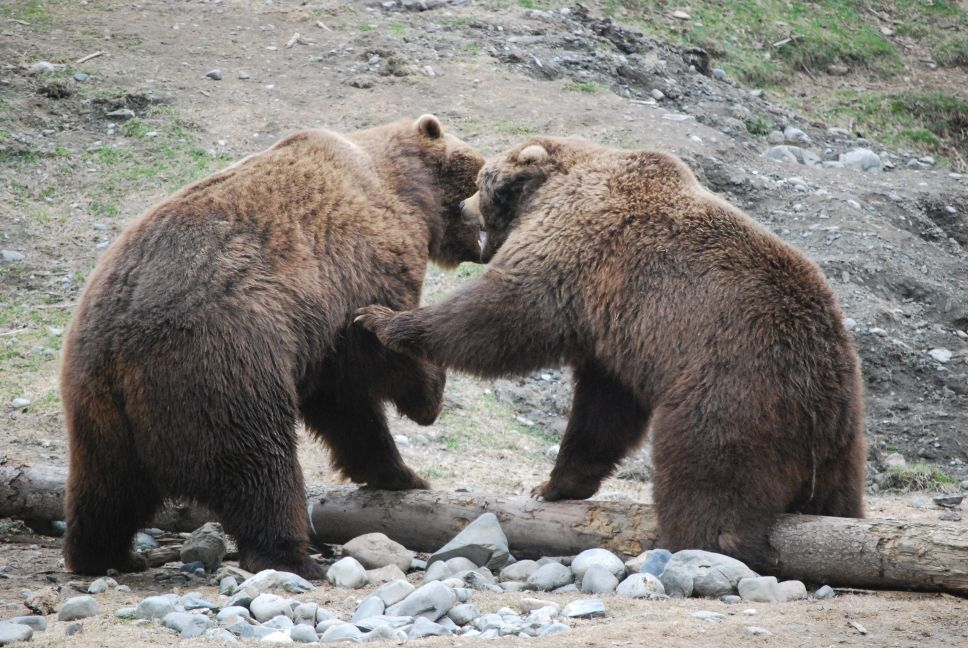
//> input picture computer_vision_cv4_tested/capture-transformer/Grizzly-small.jpg, 968 x 648 px, given in place of the camera
$ ./motion_detector   (built with g++ and OpenCV 4)
//> lines starting //> are read from the running program, lines starting //| are printed output that depends on the picture
#include <iostream>
#include <fstream>

#include "opencv2/opencv.hpp"
#include "opencv2/highgui/highgui.hpp"
#include <ctime>
#include <time.h>
#include <dirent.h>
#include <sstream>
#include <dirent.h>
#include <sys/types.h>
#include <sys/stat.h>

using namespace std;
using namespace cv;

#define WINDOW_NAME "Motion Detector"

#define DEVICE_ID 0

//#define SHOW_DIFF

#define DELAY_IN_MSEC (15)

#define DIRECTORY_DETECT ("/tmp/")
#define DIRECTORY_COLLECT ("/tmp/")
#define FILE_FORMAT ("%d%h%Y_%H%M%S") // 1Jan1970/1Jan1970_12153
#define EXTENSION (".png") // extension of the images

#define MAX_THRESHOLD 255
#define MAX_DEVIATION 255 // Maximum allowable deviation of a pixel to count as "changed"

int currentThreshold = 5;
int currentDeviation = 3;
int currentMotionTrigger = 10;

#define CAM_WIDTH_OFFSET 0

bool running = true;

typedef struct {
  bool isMotion;
  Scalar mean;
  Scalar stddev;
  int numberOfChanges;
} MotionDetectData_t;

// Check if the directory exists, if not create it
// This function will create a new directory if the image is the first
// image taken for a specific day
inline void directoryExistsOrCreate(const char* pzPath) {
  DIR *pDir;
  if ( pzPath == NULL || (pDir = opendir (pzPath)) == NULL) { // directory doesn't exists -> create it
    mkdir(pzPath, 0777);
  } else if (pDir != NULL) { // if directory exists we opened it and we have to close the directory again.
    (void) closedir (pDir);
  }
}


// When motion is detected we write the image to disk
//    - Check if the directory exists where the image will be stored.
//    - Build the directory and image names.
inline bool saveImg(Mat image, const string directory,
                    const string extension, const string fileFormat,
                    const int sequence, int traceOn)
{
  stringstream ss;
  time_t seconds;
  struct tm * timeinfo;
  char timeStr[80];
  time(&seconds);

  // Get the current time
  timeinfo = localtime(&seconds);

  // Create name for the date directory
  directoryExistsOrCreate(directory.c_str());

  // Create name for the image
  strftime(timeStr, 80, fileFormat.c_str(), timeinfo);

  ss.str("");
  ss << directory << timeStr << "_" << sequence << extension;

  if(traceOn)
      cout << "Saving Image: " << ss.str() << endl;

  return imwrite(ss.str().c_str(), image);
}

// Check if there is motion in the result matrix. Count the number of changes and return.
inline MotionDetectData_t detectMotion(const Mat &motion, int max_deviation, int triggerCount) {

  int rows = motion.rows;
  int cols = motion.cols;

  int min_x = motion.cols, max_x = 0;
  int min_y = motion.rows, max_y = 0;

  // calculate the standard deviation
  MotionDetectData_t data;
  data.mean = 0;
  data.stddev = 0;
  data.numberOfChanges = 0;
  data.isMotion = false;

  meanStdDev(motion, data.mean, data.stddev);
  // if not to much changes then the motion is real
  if (data.stddev[0] < max_deviation) {
    // loop over image and detect changes
    for (int j = 0; j < rows; j+=1) { // height
      for (int i = 0; i < cols; i+=1) { // width
        // check if at pixel (j,i) intensity is equal to 255 this means that the pixel is different in the sequence of images (prev_frame, current_frame, next_frame)
        if ((motion.at<int>(j,i)) == 255) data.numberOfChanges++;
      }
    }
  }
  data.isMotion = (data.numberOfChanges >= triggerCount);
  return data;
}


int main (int argc, char * const argv[])
{
  // Drawing variables for writing to the window
  stringstream drawnStringStream;
  Point textOrg(10, 10);

  // Bounding rectangle and contours to visually track target
  Rect boundingR;
  vector<vector<Point> > contours;

  // d1 and d2 for calculating the differences
  // result, the result of and operation, calculated on d1 and d2
  // number_of_changes, the amount of changes in the result matrix.
  // color, the color for drawing the rectangle when something has changed.
  Mat prevPrevFrame, prevFrame, currentFrame, result_saved, resultTracked, display, roi;
  Mat d1, d2, motion;
  MotionDetectData_t motionDetectData;
  int numberOfSequence = 0;
  unsigned int frameCnt = 0;

  // Erode kernel
  Mat kernel_ero = getStructuringElement(MORPH_RECT, Size(2, 2));

  // Set up camera
  VideoCapture camera(DEVICE_ID);

  if (camera.isOpened()) { // check if we succeeded
    cout << "Successfully opened Device ID " << DEVICE_ID << "!" << endl;
  } else {
    cout << "Failed to open Device ID " << DEVICE_ID << "!" << endl;
    exit(EXIT_SUCCESS);
  }

  // Set resolution
  camera.set(CAP_PROP_FRAME_WIDTH, 640);
  camera.set(CAP_PROP_FRAME_HEIGHT, 480);

  // Take image, initialize mats, and convert them to gray
  camera >> result_saved;
//> result_saved is the input picture: 648 rows x 968 cols, CV_8UC3; mean B, G, R 121.2, 125.7, 129
  prevPrevFrame = Mat::zeros(result_saved.size(), result_saved.type());
  prevFrame = Mat::zeros(result_saved.size(), result_saved.type());
  currentFrame = Mat::zeros(result_saved.size(), result_saved.type());
#ifdef SHOW_DIFF
  display = Mat::zeros(Size(result_saved.cols * 2, result_saved.rows * 2), result_saved.type());
#else
  display = Mat::zeros(Size(result_saved.cols * 2, result_saved.rows * 1), result_saved.type());
#endif

  result_saved.copyTo(prevFrame);
  result_saved.copyTo(currentFrame);

  cvtColor(prevFrame, prevFrame, COLOR_RGB2GRAY);
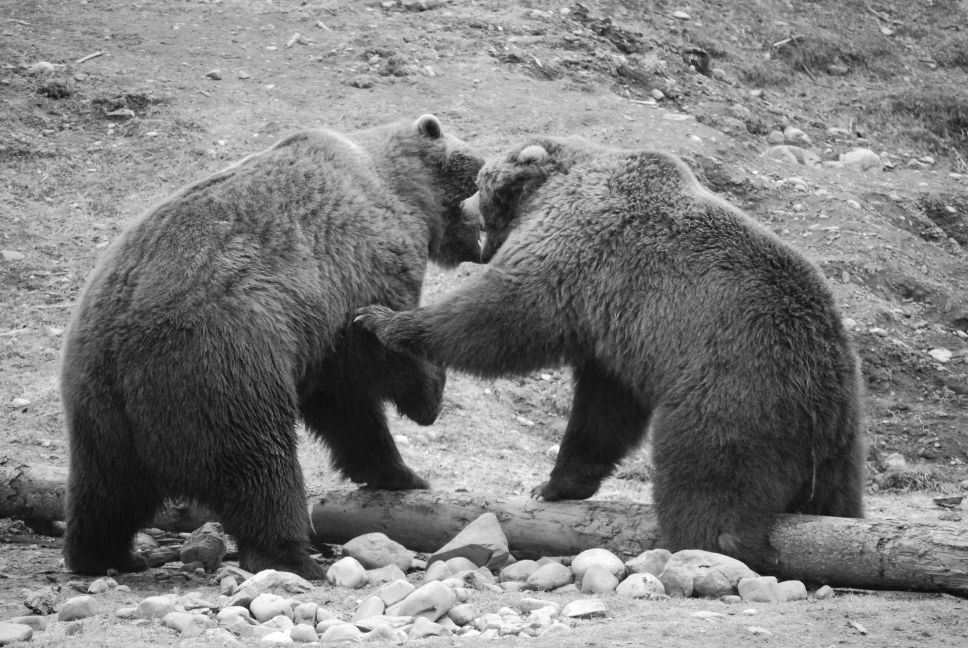
//> prevFrame: 648 rows x 968 cols, CV_8UC1; min 2, max 255, mean 124.7
  cvtColor(currentFrame, currentFrame, COLOR_RGB2GRAY);

  cout << "Image Capture Resolution: " << currentFrame.cols << "x" << currentFrame.rows << endl;
//| Image Capture Resolution: 968x648

  // Setup display window
  namedWindow(WINDOW_NAME, WINDOW_AUTOSIZE | WINDOW_GUI_NORMAL);
  createTrackbar("Threshold:", WINDOW_NAME, &currentThreshold, MAX_THRESHOLD, NULL);
  createTrackbar("Max Deviation:", WINDOW_NAME, &currentDeviation, MAX_DEVIATION, NULL);
  createTrackbar("Pixels Changed:", WINDOW_NAME, &currentMotionTrigger, currentFrame.cols * currentFrame.rows, NULL);

  waitKey (DELAY_IN_MSEC);

  // All settings have been set, now go in endless frame acquisition loop
  while (running)
  {
    // Take a new image
    camera >> result_saved;
    prevFrame.copyTo(prevPrevFrame);
    currentFrame.copyTo(prevFrame);
    result_saved.copyTo(currentFrame);

    cvtColor(currentFrame, currentFrame, COLOR_RGB2GRAY);

    // Calc differences between the images and do AND-operation threshold image
    absdiff(prevPrevFrame, currentFrame, d1);
//> d1: 648 rows x 968 cols, CV_8UC1; every value is 0
    absdiff(prevFrame, currentFrame, d2);
    bitwise_and(d1, d2, motion);
    threshold(motion, motion, currentThreshold, 255, THRESH_BINARY);
    erode(motion, motion, kernel_ero);

    motionDetectData = detectMotion(motion(Rect(CAM_WIDTH_OFFSET, 0, 640-(CAM_WIDTH_OFFSET * 2), 480)), currentDeviation, currentMotionTrigger);

    /*
    * I think it's self-descriptive. We pick 4 different ROIs and copy
    * the frames we need into them. Piece of cake!
    */
    display = Scalar(0, 0, 0);

    result_saved.copyTo(resultTracked);
    if (motionDetectData.isMotion) {
      findContours(motion, contours, RETR_EXTERNAL, CHAIN_APPROX_SIMPLE, Point(0, 0));
      for( int i = 0; i < contours.size(); i++ ) {
         boundingR = boundingRect(contours[i]);
         rectangle(resultTracked, boundingR.tl(), boundingR.br(), Scalar(0, 255, 0), 2, LINE_AA , 0);
       }
    }

#ifdef SHOW_DIFF
    cvtColor(d1, d1, COLOR_GRAY2RGB);
    d1.copyTo(display(Rect(result_saved.cols * 0, result_saved.rows * 0, result_saved.cols, result_saved.rows)));
    cvtColor(d2, d2, COLOR_GRAY2RGB);
    d2.copyTo(display(Rect(result_saved.cols * 1, result_saved.rows * 0, result_saved.cols, result_saved.rows)));
    cvtColor(motion, motion, COLOR_GRAY2RGB);
    motion.copyTo(display(Rect(result_saved.cols * 0, result_saved.rows * 1, result_saved.cols, result_saved.rows)));
    resultTracked.copyTo(display(Rect(result_saved.cols * 1, result_saved.rows * 1, result_saved.cols, result_saved.rows)));
#else
    cvtColor(motion, motion, COLOR_GRAY2RGB);
//> motion: 648 rows x 968 cols, CV_8UC3; every value is 0
    motion.copyTo(display(Rect(result_saved.cols * 0, result_saved.rows * 0, result_saved.cols, result_saved.rows)));
    resultTracked.copyTo(display(Rect(result_saved.cols * 1, result_saved.rows * 0, result_saved.cols, result_saved.rows)));
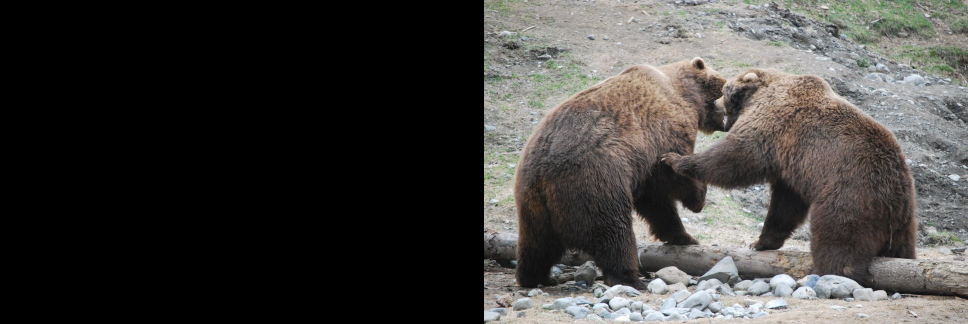
//> display: 648 rows x 1936 cols, CV_8UC3 (shown at 1/2 size); mean B, G, R 60.6, 62.8, 64.5
#endif

    drawnStringStream.str("");
    drawnStringStream << "Mean: " << motionDetectData.mean[0];
    textOrg.x = 10;
    textOrg.y = 20;
    putText(display, drawnStringStream.str(), textOrg, FONT_HERSHEY_COMPLEX_SMALL, 1, Scalar::all(255), 2, 8);

    drawnStringStream.str("");
    drawnStringStream << "Deviation: " << motionDetectData.stddev[0];
    textOrg.x = 10;
    textOrg.y = 50;
    putText(display, drawnStringStream.str(), textOrg, FONT_HERSHEY_COMPLEX_SMALL, 1, Scalar::all(255), 2, 8);

    drawnStringStream.str("");
    drawnStringStream << "Changes: " << motionDetectData.numberOfChanges;
    textOrg.x = 10;
    textOrg.y = 80;
    putText(display, drawnStringStream.str(), textOrg, FONT_HERSHEY_COMPLEX_SMALL, 1, Scalar::all(255), 2, 8);
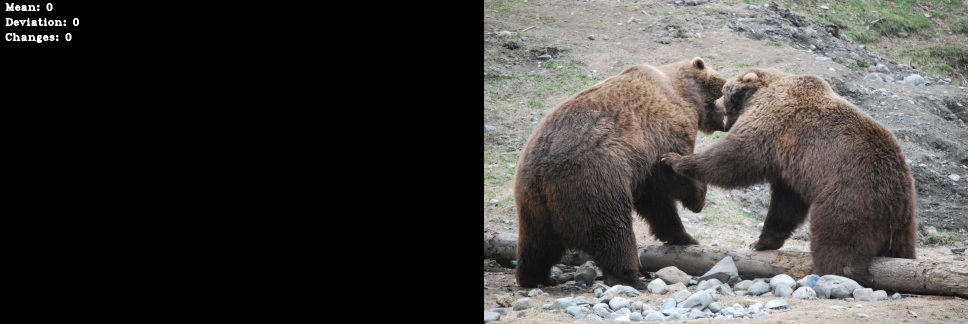
//> display: 648 rows x 1936 cols, CV_8UC3 (shown at 1/2 size); mean B, G, R 61.1, 63.4, 65

    // save detected frames
    if (motionDetectData.isMotion)
    {
      //if (numberOfSequence > 0) saveImg(result_saved, DIRECTORY, EXTENSION, FILE_FORMAT, numberOfSequence, 1);
      saveImg(result_saved, DIRECTORY_DETECT, EXTENSION, FILE_FORMAT, frameCnt, 1);
      numberOfSequence++;
    }
    else
    {
      numberOfSequence = 0;
    }

    // save every nth frame to compare detected frames to
    if((frameCnt % 10) ==  0)
    {
      saveImg(result_saved, DIRECTORY_COLLECT, EXTENSION, FILE_FORMAT, frameCnt, 0);
    }

    imshow(WINDOW_NAME, display);
    frameCnt++;
    waitKey (DELAY_IN_MSEC);
  }

  camera.release();

  return 0;
}

$ run again, on computer_vision_cv4_tested/capture-transformer/Helsinki-Freeway.jpg
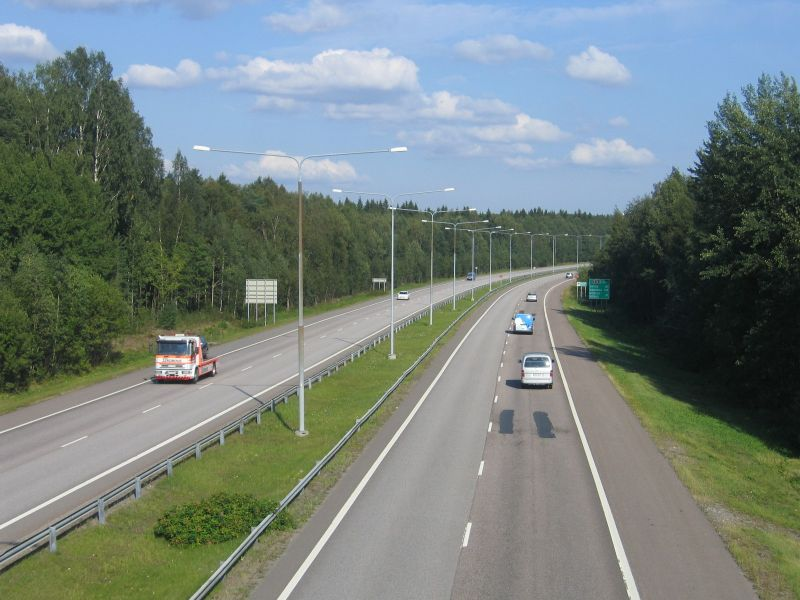
//> input picture computer_vision_cv4_tested/capture-transformer/Helsinki-Freeway.jpg, 800 x 600 px, given in place of the camera
//> result_saved is the input picture: 600 rows x 800 cols, CV_8UC3; mean B, G, R 126.1, 129.9, 117.8
//> `cvtColor(prevFrame, prevFrame, COLOR_RGB2GRAY);`:
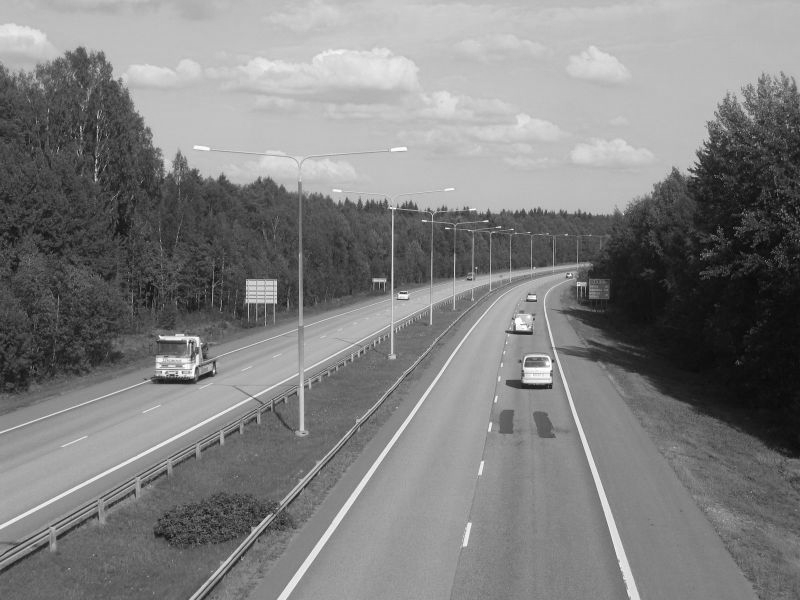
//> prevFrame: 600 rows x 800 cols, CV_8UC1; min 2, max 255, mean 127.4
//| Image Capture Resolution: 800x600
//> d1: 600 rows x 800 cols, CV_8UC1; every value is 0
//> motion: 600 rows x 800 cols, CV_8UC3; every value is 0
//> `putText(display, drawnStringStream.str(), textOrg, FONT_HERSHEY_COMPLE..`:
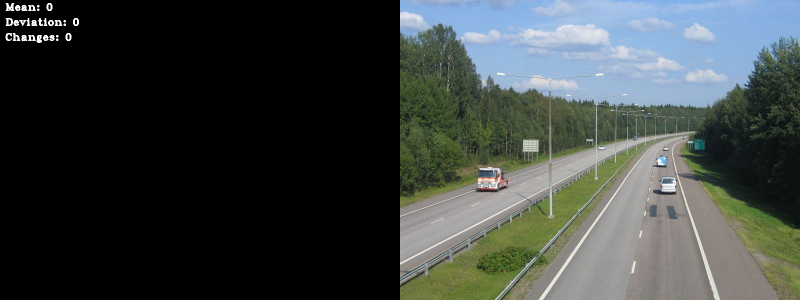
//> display: 600 rows x 1600 cols, CV_8UC3 (shown at 1/2 size); mean B, G, R 63.8, 65.7, 59.6

$ run again, on computer_vision_cv4_tested/capture-transformer/Moose-calf-small.jpg
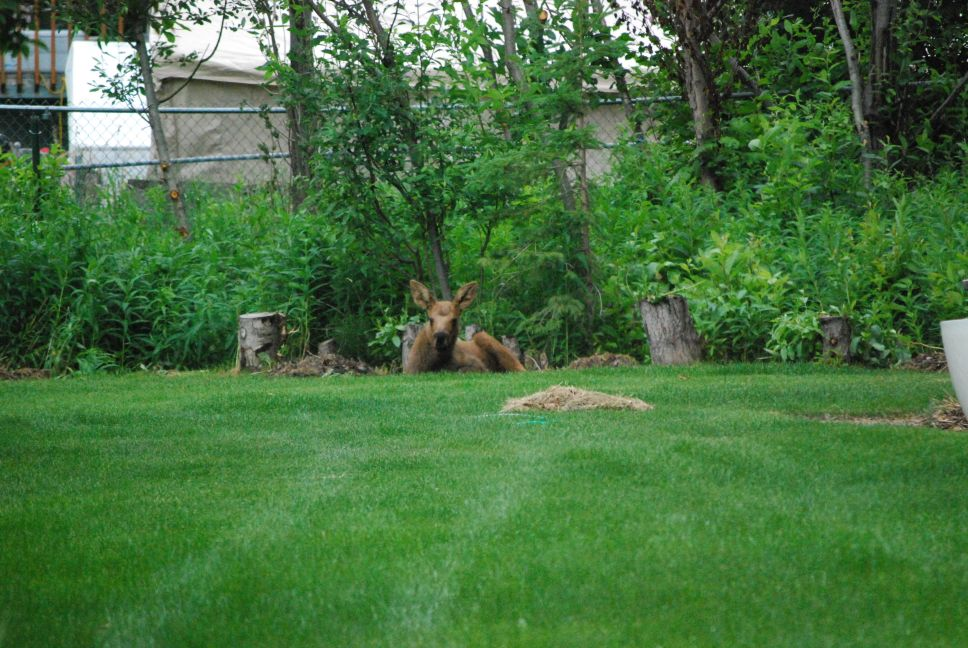
//> input picture computer_vision_cv4_tested/capture-transformer/Moose-calf-small.jpg, 968 x 648 px, given in place of the camera
//> result_saved is the input picture: 648 rows x 968 cols, CV_8UC3; mean B, G, R 63, 113.5, 70.7
//> `cvtColor(prevFrame, prevFrame, COLOR_RGB2GRAY);`:
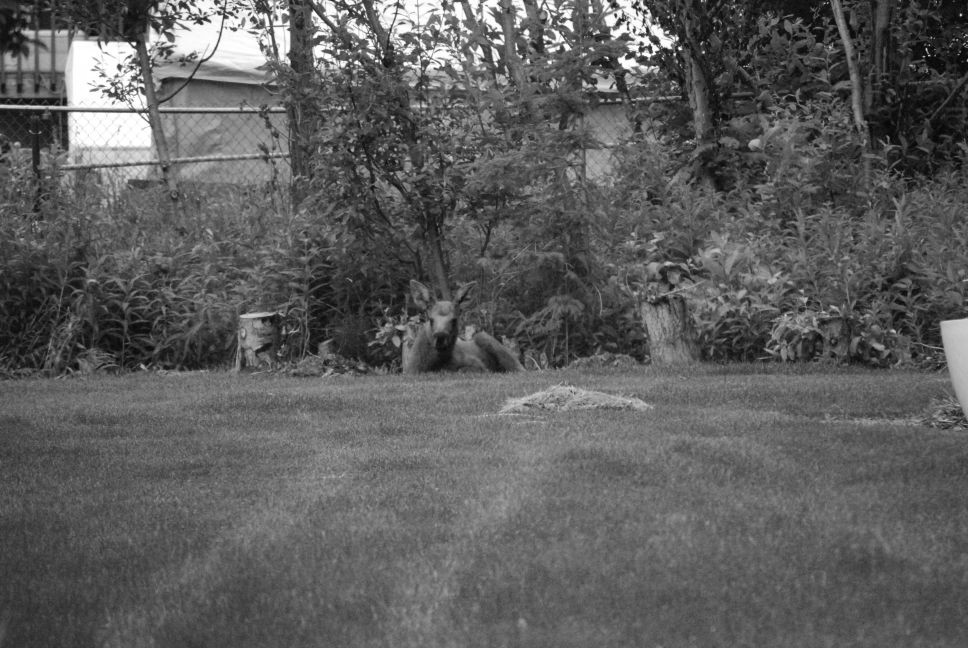
//> prevFrame: 648 rows x 968 cols, CV_8UC1; min 1, max 255, mean 93.5
//| Image Capture Resolution: 968x648
//> d1: 648 rows x 968 cols, CV_8UC1; every value is 0
//> motion: 648 rows x 968 cols, CV_8UC3; every value is 0
//> `putText(display, drawnStringStream.str(), textOrg, FONT_HERSHEY_COMPLE..`:
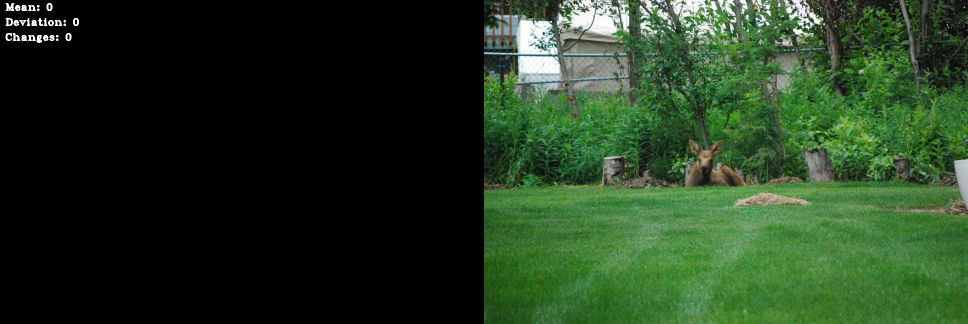
//> display: 648 rows x 1936 cols, CV_8UC3 (shown at 1/2 size); mean B, G, R 32, 57.3, 35.9
